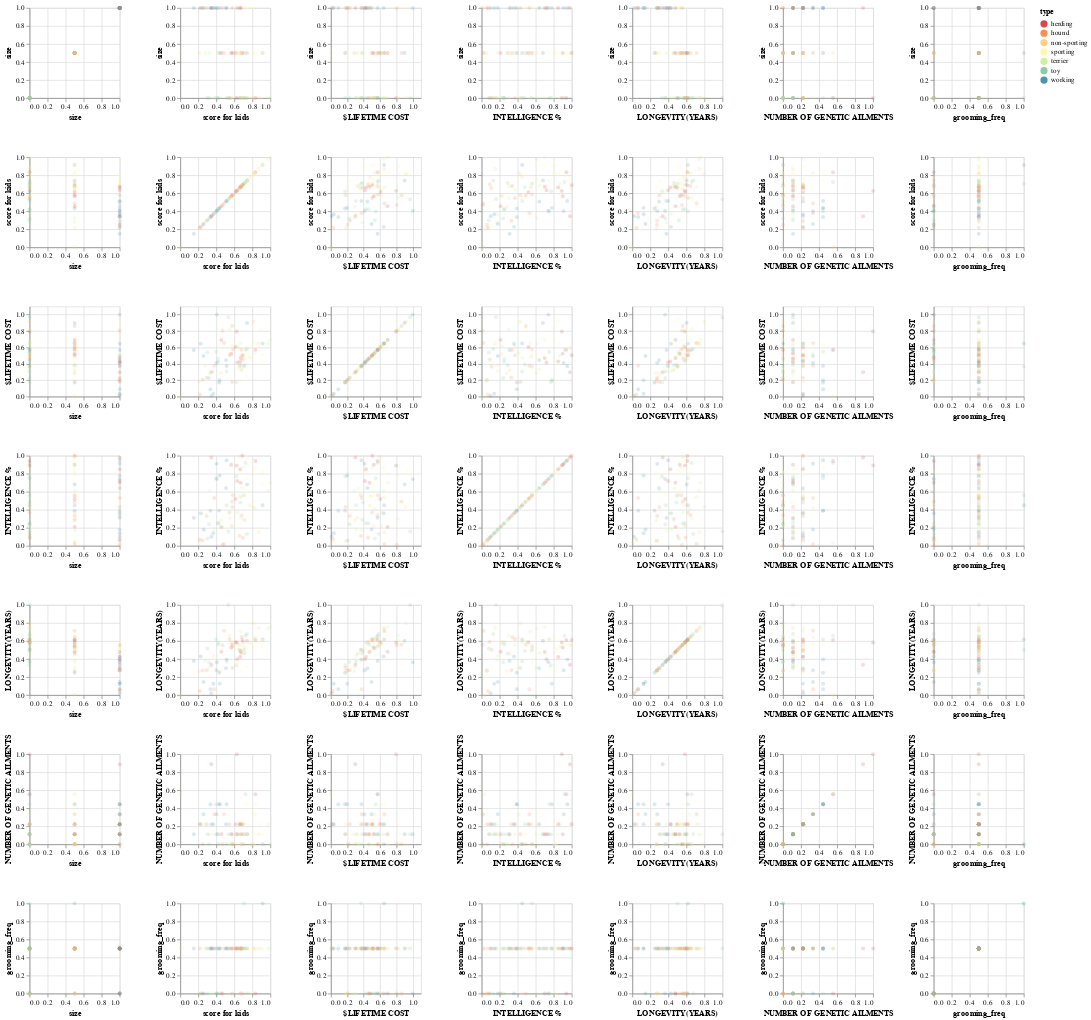

Write notebook code for a chart like this one.
### Markdown cell above
Next, for diving into dog breeds within one type, SPLOM (scatter plot matrix) is utilized to analyze the possible correlation between size, intelligence, costs, ailments, popularity, and grooming frequency.

### Code cell
# Build a SPLOM(Scatter Plot Matrix)

options =['ALL']+df["type"].unique().tolist()
dropdown = alt.binding_select (options=options, name="Select a type:")
# dropdown = alt.binding_select (options=data["type"].unique(), name="Select a type:")
selection = alt.selection(type='single', fields=['type'], bind=dropdown, empty='none')
# selection = alt.selection(type='multi', fields=['type'], bind='legend')

alt.Chart(df).mark_circle().encode(
    alt.X(alt.repeat("column"), type="quantitative"),
    alt.Y(alt.repeat("row"), type="quantitative"),
    color=alt.condition(
        selection,
        alt.value('red'),
        alt.Color("type:N", scale=alt.Scale(scheme='spectral'))
    ),  # This line encodes the color of the scatter plot points based on the Happiness Score variable
    # The double quotes are used to specify the name of the field (or column) in the dataset
    tooltip=["Breed", "type"],
    opacity=alt.condition(selection, alt.value(1),alt.value(.2))
).properties(
    width=125,
    height=125
).repeat(
    row=["size", "score for kids","$LIFETIME COST", "INTELLIGENCE %", 'LONGEVITY(YEARS)',"NUMBER OF GENETIC AILMENTS", 'grooming_freq'],
    column=["size", "score for kids","$LIFETIME COST", "INTELLIGENCE %",'LONGEVITY(YEARS)', "NUMBER OF GENETIC AILMENTS", 'grooming_freq']
).add_selection(selection)

### Figure 1 — Vega-Lite specification as saved in the notebook (floating-point values rounded to 4 significant figures)
{"config": {"view": {"continuousWidth": 400, "continuousHeight": 300}}, "repeat": {"column": ["size", "score for kids", "$LIFETIME COST", "INTELLIGENCE %", "LONGEVITY(YEARS)", "NUMBER OF GENETIC AILMENTS", "grooming_freq"], "row": ["size", "score for kids", "$LIFETIME COST", "INTELLIGENCE %", "LONGEVITY(YEARS)", "NUMBER OF GENETIC AILMENTS", "grooming_freq"]}, "spec": {"data": {"name": "data-eec03f26591e6c79cb8feccdddf62c35"}, "mark": "circle", "encoding": {"color": {"condition": {"value": "red", "selection": "selector002"}, "field": "type", "scale": {"scheme": "spectral"}, "type": "nominal"}, "opacity": {"condition": {"value": 1, "selection": "selector002"}, "value": 0.2}, "tooltip": [{"field": "Breed", "type": "nominal"}, {"field": "type", "type": "nominal"}], "x": {"field": {"repeat": "column"}, "type": "quantitative"}, "y": {"field": {"repeat": "row"}, "type": "quantitative"}}, "height": 125, "selection": {"selector002": {"type": "single", "fields": ["type"], "bind": {"input": "select", "options": ["ALL", "terrier", "working", "sporting", "non-sporting", "herding", "toy", "hound"], "name": "Select a type:"}, "empty": "none"}}, "width": 125}, "$schema": "https://vega.github.io/schema/vega-lite/v4.17.0.json", "datasets": {"data-eec03f26591e6c79cb8feccdddf62c35": [{"Breed": "Border Terrier", "type": "terrier", "popularity ranking": 0.6977, "size": 0.0, "score for kids": 1.0, "$LIFETIME COST": 0.6935, "INTELLIGENCE %": 0.7, "LONGEVITY(YEARS)": 0.7551, "NUMBER OF GENETIC AILMENTS": 0.0, "grooming_freq": 0.5}, {"Breed": "Cairn Terrier", "type": "terrier", "popularity ranking": 0.5465, "size": 0.0, "score for kids": 0.9744, "$LIFETIME COST": 0.6446, "INTELLIGENCE %": 0.61, "LONGEVITY(YEARS)": 0.7395, "NUMBER OF GENETIC AILMENTS": 0.2222, "grooming_freq": 0.5}, {"Breed": "Siberian Husky", "type": "working", "popularity ranking": 0.1744, "size": 0.5, "score for kids": 0.9137, "$LIFETIME COST": 0.6489, "INTELLIGENCE %": 0.45, "LONGEVITY(YEARS)": 0.6161, "NUMBER OF GENETIC AILMENTS": 0.0, "grooming_freq": 1.0}, {"Breed": "Welsh Springer Spaniel", "type": "sporting", "popularity ranking": 0.9302, "size": 0.5, "score for kids": 0.9105, "$LIFETIME COST": 0.5107, "INTELLIGENCE %": 0.69, "LONGEVITY(YEARS)": 0.6072, "NUMBER OF GENETIC AILMENTS": 0.1111, "grooming_freq": 0.5}, {"Breed": "English Cocker Spaniel", "type": "sporting", "popularity ranking": 0.5814, "size": 0.5, "score for kids": 0.9073, "$LIFETIME COST": 0.4175, "INTELLIGENCE %": 0.82, "LONGEVITY(YEARS)": 0.526, "NUMBER OF GENETIC AILMENTS": 0.0, "grooming_freq": 0.5}, {"Breed": "Cocker Spaniel", "type": "sporting", "popularity ranking": 0.3023, "size": 0.0, "score for kids": 0.8978, "$LIFETIME COST": 0.8216, "INTELLIGENCE %": 0.79, "LONGEVITY(YEARS)": 0.6082, "NUMBER OF GENETIC AILMENTS": 0.2222, "grooming_freq": 0.5}, {"Breed": "Lhasa Apso", "type": "non-sporting", "popularity ranking": 0.5698, "size": 0.0, "score for kids": 0.869, "$LIFETIME COST": 0.6475, "INTELLIGENCE %": 0.15, "LONGEVITY(YEARS)": 0.7473, "NUMBER OF GENETIC AILMENTS": 0.1111, "grooming_freq": 0.5}, {"Breed": "English Springer Spaniel", "type": "sporting", "popularity ranking": 0.3256, "size": 0.5, "score for kids": 0.8339, "$LIFETIME COST": 0.6411, "INTELLIGENCE %": 0.86, "LONGEVITY(YEARS)": 0.6121, "NUMBER OF GENETIC AILMENTS": 0.4444, "grooming_freq": 0.5}, {"Breed": "Shetland Sheepdog", "type": "herding", "popularity ranking": 0.2209, "size": 0.0, "score for kids": 0.8339, "$LIFETIME COST": 0.5699, "INTELLIGENCE %": 0.94, "LONGEVITY(YEARS)": 0.6112, "NUMBER OF GENETIC AILMENTS": 0.5556, "grooming_freq": 0.0}, {"Breed": "West Highland White Terrier", "type": "terrier", "popularity ranking": 0.3605, "size": 0.0, "score for kids": 0.8275, "$LIFETIME COST": 0.5309, "INTELLIGENCE %": 0.41, "LONGEVITY(YEARS)": 0.6376, "NUMBER OF GENETIC AILMENTS": 0.3333, "grooming_freq": 0.5}, {"Breed": "Brittany", "type": "sporting", "popularity ranking": 0.3372, "size": 0.5, "score for kids": 0.8179, "$LIFETIME COST": 0.6898, "INTELLIGENCE %": 0.8, "LONGEVITY(YEARS)": 0.6494, "NUMBER OF GENETIC AILMENTS": 0.0, "grooming_freq": 0.5}, {"Breed": "German Shorthaired Pointer", "type": "sporting", "popularity ranking": 0.1628, "size": 1.0, "score for kids": 0.8147, "$LIFETIME COST": 0.9361, "INTELLIGENCE %": 0.84, "LONGEVITY(YEARS)": 0.5064, "NUMBER OF GENETIC AILMENTS": 0.1111, "grooming_freq": 0.5}, {"Breed": "Pointer", "type": "sporting", "popularity ranking": 0.8488, "size": 1.0, "score for kids": 0.8115, "$LIFETIME COST": 0.8303, "INTELLIGENCE %": 0.49, "LONGEVITY(YEARS)": 0.6004, "NUMBER OF GENETIC AILMENTS": 0.1111, "grooming_freq": 0.5}, {"Breed": "Tibetan Spaniel", "type": "non-sporting", "popularity ranking": 0.8372, "size": 0.0, "score for kids": 0.8115, "$LIFETIME COST": 0.9139, "INTELLIGENCE %": 0.43, "LONGEVITY(YEARS)": 0.7963, "NUMBER OF GENETIC AILMENTS": 0.0, "grooming_freq": 0.5}, {"Breed": "Labrador Retriever", "type": "sporting", "popularity ranking": 0.0, "size": 0.5, "score for kids": 0.7955, "$LIFETIME COST": 0.5921, "INTELLIGENCE %": 0.93, "LONGEVITY(YEARS)": 0.5632, "NUMBER OF GENETIC AILMENTS": 0.3333, "grooming_freq": 0.5}, {"Breed": "Bichon Frise", "type": "non-sporting", "popularity ranking": 0.3837, "size": 0.0, "score for kids": 0.7732, "$LIFETIME COST": 0.4737, "INTELLIGENCE %": 0.45, "LONGEVITY(YEARS)": 0.5798, "NUMBER OF GENETIC AILMENTS": 0.0, "grooming_freq": 0.0}, {"Breed": "Irish Setter", "type": "sporting", "popularity ranking": 0.6395, "size": 1.0, "score for kids": 0.7508, "$LIFETIME COST": 0.5182, "INTELLIGENCE %": 0.61, "LONGEVITY(YEARS)": 0.523, "NUMBER OF GENETIC AILMENTS": 0.2222, "grooming_freq": 0.5}, {"Breed": "Samoyed", "type": "working", "popularity ranking": 0.6279, "size": 0.5, "score for kids": 0.7412, "$LIFETIME COST": 0.899, "INTELLIGENCE %": 0.68, "LONGEVITY(YEARS)": 0.6024, "NUMBER OF GENETIC AILMENTS": 0.1111, "grooming_freq": 0.5}, {"Breed": "Shih Tzu", "type": "toy", "popularity ranking": 0.1163, "size": 0.0, "score for kids": 0.7412, "$LIFETIME COST": 0.581, "INTELLIGENCE %": 0.13, "LONGEVITY(YEARS)": 0.6768, "NUMBER OF GENETIC AILMENTS": 0.1111, "grooming_freq": 0.0}, {"Breed": "Golden Retriever", "type": "sporting", "popularity ranking": 0.03488, "size": 0.5, "score for kids": 0.738, "$LIFETIME COST": 0.6033, "INTELLIGENCE %": 0.97, "LONGEVITY(YEARS)": 0.5632, "NUMBER OF GENETIC AILMENTS": 0.4444, "grooming_freq": 0.5}, {"Breed": "Chesapeake Bay Retriever", "type": "sporting", "popularity ranking": 0.4535, "size": 1.0, "score for kids": 0.7348, "$LIFETIME COST": 0.2437, "INTELLIGENCE %": 0.75, "LONGEVITY(YEARS)": 0.3124, "NUMBER OF GENETIC AILMENTS": 0.1111, "grooming_freq": 0.5}, {"Breed": "Papillon", "type": "toy", "popularity ranking": 0.3721, "size": 0.0, "score for kids": 0.7252, "$LIFETIME COST": 0.5695, "INTELLIGENCE %": 0.92, "LONGEVITY(YEARS)": 0.6572, "NUMBER OF GENETIC AILMENTS": 0.5556, "grooming_freq": 0.5}, {"Breed": "Gordon Setter", "type": "sporting", "popularity ranking": 0.7907, "size": 1.0, "score for kids": 0.7157, "$LIFETIME COST": 0.4638, "INTELLIGENCE %": 0.64, "LONGEVITY(YEARS)": 0.4711, "NUMBER OF GENETIC AILMENTS": 0.1111, "grooming_freq": 0.5}, {"Breed": "English Setter", "type": "sporting", "popularity ranking": 0.7442, "size": 1.0, "score for kids": 0.7125, "$LIFETIME COST": 0.5174, "INTELLIGENCE %": 0.56, "LONGEVITY(YEARS)": 0.5171, "NUMBER OF GENETIC AILMENTS": 0.2222, "grooming_freq": 0.5}, {"Breed": "Pug", "type": "toy", "popularity ranking": 0.2907, "size": 0.5, "score for kids": 0.7125, "$LIFETIME COST": 0.3822, "INTELLIGENCE %": 0.29, "LONGEVITY(YEARS)": 0.4613, "NUMBER OF GENETIC AILMENTS": 0.1111, "grooming_freq": 0.5}, {"Breed": "Affenpinscher", "type": "toy", "popularity ranking": 0.9651, "size": 0.0, "score for kids": 0.7061, "$LIFETIME COST": 0.3675, "INTELLIGENCE %": 0.56, "LONGEVITY(YEARS)": 0.5024, "NUMBER OF GENETIC AILMENTS": 0.0, "grooming_freq": 1.0}, {"Breed": "Miniature Schnauzer", "type": "terrier", "popularity ranking": 0.1279, "size": 0.0, "score for kids": 0.7061, "$LIFETIME COST": 0.5003, "INTELLIGENCE %": 0.87, "LONGEVITY(YEARS)": 0.5406, "NUMBER OF GENETIC AILMENTS": 0.2222, "grooming_freq": 0.5}, {"Breed": "Beagle", "type": "hound", "popularity ranking": 0.02326, "size": 0.0, "score for kids": 0.6965, "$LIFETIME COST": 0.4535, "INTELLIGENCE %": 0.09, "LONGEVITY(YEARS)": 0.5886, "NUMBER OF GENETIC AILMENTS": 0.1111, "grooming_freq": 0.0}, {"Breed": "Border Collie", "type": "herding", "popularity ranking": 0.4419, "size": 0.5, "score for kids": 0.6901, "$LIFETIME COST": 0.5046, "INTELLIGENCE %": 1.0, "LONGEVITY(YEARS)": 0.6102, "NUMBER OF GENETIC AILMENTS": 0.2222, "grooming_freq": 0.5}, {"Breed": "Australian Terrier", "type": "terrier", "popularity ranking": 0.8837, "size": 0.0, "score for kids": 0.6805, "$LIFETIME COST": 0.3341, "INTELLIGENCE %": 0.64, "LONGEVITY(YEARS)": 0.4662, "NUMBER OF GENETIC AILMENTS": 0.0, "grooming_freq": 0.5}, {"Breed": "Whippet", "type": "hound", "popularity ranking": 0.5233, "size": 0.5, "score for kids": 0.6805, "$LIFETIME COST": 0.5677, "INTELLIGENCE %": 0.34, "LONGEVITY(YEARS)": 0.6445, "NUMBER OF GENETIC AILMENTS": 0.0, "grooming_freq": 0.5}, {"Breed": "Boston Terrier", "type": "non-sporting", "popularity ranking": 0.2442, "size": 0.5, "score for kids": 0.6773, "$LIFETIME COST": 0.3227, "INTELLIGENCE %": 0.31, "LONGEVITY(YEARS)": 0.4535, "NUMBER OF GENETIC AILMENTS": 0.1111, "grooming_freq": 0.5}, {"Breed": "Briard", "type": "herding", "popularity ranking": 0.907, "size": 1.0, "score for kids": 0.6709, "$LIFETIME COST": 0.469, "INTELLIGENCE %": 0.7, "LONGEVITY(YEARS)": 0.478, "NUMBER OF GENETIC AILMENTS": 0.1111, "grooming_freq": 0.0}, {"Breed": "Bedlington Terrier", "type": "terrier", "popularity ranking": 0.9535, "size": 0.0, "score for kids": 0.6677, "$LIFETIME COST": 0.6533, "INTELLIGENCE %": 0.54, "LONGEVITY(YEARS)": 0.7071, "NUMBER OF GENETIC AILMENTS": 0.2222, "grooming_freq": 0.5}, {"Breed": "Cavalier King Charles Spaniel", "type": "toy", "popularity ranking": 0.2326, "size": 0.0, "score for kids": 0.6677, "$LIFETIME COST": 0.3907, "INTELLIGENCE %": 0.48, "LONGEVITY(YEARS)": 0.4897, "NUMBER OF GENETIC AILMENTS": 0.2222, "grooming_freq": 0.5}, {"Breed": "Dalmatian", "type": "non-sporting", "popularity ranking": 0.6512, "size": 0.5, "score for kids": 0.6677, "$LIFETIME COST": 0.4851, "INTELLIGENCE %": 0.55, "LONGEVITY(YEARS)": 0.4878, "NUMBER OF GENETIC AILMENTS": 0.2222, "grooming_freq": 0.5}, {"Breed": "Flat-Coated Retriever", "type": "sporting", "popularity ranking": 0.7674, "size": 0.5, "score for kids": 0.6677, "$LIFETIME COST": 0.1909, "INTELLIGENCE %": 0.82, "LONGEVITY(YEARS)": 0.2674, "NUMBER OF GENETIC AILMENTS": 0.0, "grooming_freq": 0.0}, {"Breed": "Belgian Tervuren", "type": "herding", "popularity ranking": 0.8256, "size": 1.0, "score for kids": 0.6645, "$LIFETIME COST": 0.428, "INTELLIGENCE %": 0.85, "LONGEVITY(YEARS)": 0.4221, "NUMBER OF GENETIC AILMENTS": 0.2222, "grooming_freq": 0.5}, {"Breed": "Basset Hound", "type": "hound", "popularity ranking": 0.407, "size": 0.0, "score for kids": 0.6581, "$LIFETIME COST": 0.3672, "INTELLIGENCE %": 0.11, "LONGEVITY(YEARS)": 0.5034, "NUMBER OF GENETIC AILMENTS": 0.2222, "grooming_freq": 0.5}, {"Breed": "Poodle", "type": "non-sporting", "popularity ranking": 0.0814, "size": 0.5, "score for kids": 0.6581, "$LIFETIME COST": 0.5874, "INTELLIGENCE %": 0.99, "LONGEVITY(YEARS)": 0.5544, "NUMBER OF GENETIC AILMENTS": 0.2222, "grooming_freq": 0.5}, {"Breed": "Staffordshire Bull Terrier", "type": "terrier", "popularity ranking": 0.6628, "size": 0.5, "score for kids": 0.639, "$LIFETIME COST": 0.6187, "INTELLIGENCE %": 0.37, "LONGEVITY(YEARS)": 0.5642, "NUMBER OF GENETIC AILMENTS": 0.1111, "grooming_freq": 0.5}, {"Breed": "Bouvier des Flandres", "type": "herding", "popularity ranking": 0.7093, "size": 1.0, "score for kids": 0.6326, "$LIFETIME COST": 0.4149, "INTELLIGENCE %": 0.72, "LONGEVITY(YEARS)": 0.3967, "NUMBER OF GENETIC AILMENTS": 0.1111, "grooming_freq": 0.5}, {"Breed": "Pembroke Welsh Corgi", "type": "herding", "popularity ranking": 0.2791, "size": 0.0, "score for kids": 0.6262, "$LIFETIME COST": 0.795, "INTELLIGENCE %": 0.89, "LONGEVITY(YEARS)": 0.5837, "NUMBER OF GENETIC AILMENTS": 1.0, "grooming_freq": 0.5}, {"Breed": "Clumber Spaniel", "type": "sporting", "popularity ranking": 0.9419, "size": 0.5, "score for kids": 0.623, "$LIFETIME COST": 0.3487, "INTELLIGENCE %": 0.56, "LONGEVITY(YEARS)": 0.3634, "NUMBER OF GENETIC AILMENTS": 0.0, "grooming_freq": 0.5}, {"Breed": "Pomeranian", "type": "toy", "popularity ranking": 0.186, "size": 0.0, "score for kids": 0.623, "$LIFETIME COST": 0.1751, "INTELLIGENCE %": 0.77, "LONGEVITY(YEARS)": 0.331, "NUMBER OF GENETIC AILMENTS": 0.1111, "grooming_freq": 0.5}, {"Breed": "Australian Shepherd", "type": "herding", "popularity ranking": 0.2674, "size": 0.5, "score for kids": 0.6134, "$LIFETIME COST": 0.6041, "INTELLIGENCE %": 0.52, "LONGEVITY(YEARS)": 0.5867, "NUMBER OF GENETIC AILMENTS": 0.2222, "grooming_freq": 0.5}, {"Breed": "Pharaoh Hound", "type": "hound", "popularity ranking": 0.9884, "size": 0.5, "score for kids": 0.5847, "$LIFETIME COST": 0.573, "INTELLIGENCE %": 0.56, "LONGEVITY(YEARS)": 0.5426, "NUMBER OF GENETIC AILMENTS": 0.0, "grooming_freq": 0.5}, {"Breed": "Dandie Dinmont Terrier", "type": "terrier", "popularity ranking": 1.0, "size": 0.0, "score for kids": 0.5783, "$LIFETIME COST": 0.6174, "INTELLIGENCE %": 0.22, "LONGEVITY(YEARS)": 0.5759, "NUMBER OF GENETIC AILMENTS": 0.0, "grooming_freq": 0.0}, {"Breed": "Greyhound", "type": "hound", "popularity ranking": 0.9767, "size": 1.0, "score for kids": 0.5783, "$LIFETIME COST": 0.1772, "INTELLIGENCE %": 0.43, "LONGEVITY(YEARS)": 0.3007, "NUMBER OF GENETIC AILMENTS": 0.1111, "grooming_freq": 0.5}, {"Breed": "Saluki", "type": "hound", "popularity ranking": 0.8605, "size": 0.5, "score for kids": 0.5751, "$LIFETIME COST": 0.8622, "INTELLIGENCE %": 0.49, "LONGEVITY(YEARS)": 0.5593, "NUMBER OF GENETIC AILMENTS": 0.0, "grooming_freq": 0.0}, {"Breed": "Australian Cattle Dog", "type": "herding", "popularity ranking": 0.5581, "size": 0.5, "score for kids": 0.5655, "$LIFETIME COST": 0.5237, "INTELLIGENCE %": 0.9, "LONGEVITY(YEARS)": 0.5269, "NUMBER OF GENETIC AILMENTS": 0.1111, "grooming_freq": 0.5}, {"Breed": "Tibetan Terrier", "type": "non-sporting", "popularity ranking": 0.7326, "size": 0.0, "score for kids": 0.5655, "$LIFETIME COST": 0.5192, "INTELLIGENCE %": 0.22, "LONGEVITY(YEARS)": 0.5896, "NUMBER OF GENETIC AILMENTS": 0.0, "grooming_freq": 0.5}, {"Breed": "Norfolk Terrier", "type": "terrier", "popularity ranking": 0.8721, "size": 0.0, "score for kids": 0.5495, "$LIFETIME COST": 0.8199, "INTELLIGENCE %": 0.3, "LONGEVITY(YEARS)": 0.6641, "NUMBER OF GENETIC AILMENTS": 0.0, "grooming_freq": 0.5}, {"Breed": "Dachshund", "type": "hound", "popularity ranking": 0.09302, "size": 0.0, "score for kids": 0.5463, "$LIFETIME COST": 0.5023, "INTELLIGENCE %": 0.37, "LONGEVITY(YEARS)": 0.621, "NUMBER OF GENETIC AILMENTS": 0.2222, "grooming_freq": 0.5}, {"Breed": "Chihuahua", "type": "toy", "popularity ranking": 0.1512, "size": 0.0, "score for kids": 0.5335, "$LIFETIME COST": 0.967, "INTELLIGENCE %": 0.16, "LONGEVITY(YEARS)": 1.0, "NUMBER OF GENETIC AILMENTS": 0.1111, "grooming_freq": 0.5}, {"Breed": "Doberman Pinscher", "type": "working", "popularity ranking": 0.1395, "size": 1.0, "score for kids": 0.5144, "$LIFETIME COST": 0.3724, "INTELLIGENCE %": 0.95, "LONGEVITY(YEARS)": 0.3957, "NUMBER OF GENETIC AILMENTS": 0.4444, "grooming_freq": 0.5}, {"Breed": "English Toy Spaniel", "type": "toy", "popularity ranking": 0.9186, "size": 0.0, "score for kids": 0.5144, "$LIFETIME COST": 0.306, "INTELLIGENCE %": 0.45, "LONGEVITY(YEARS)": 0.3732, "NUMBER OF GENETIC AILMENTS": 0.0, "grooming_freq": 0.5}, {"Breed": "Newfoundland", "type": "working", "popularity ranking": 0.4186, "size": 1.0, "score for kids": 0.508, "$LIFETIME COST": 0.4446, "INTELLIGENCE %": 0.64, "LONGEVITY(YEARS)": 0.2968, "NUMBER OF GENETIC AILMENTS": 0.2222, "grooming_freq": 0.5}, {"Breed": "Basenji", "type": "hound", "popularity ranking": 0.7791, "size": 0.5, "score for kids": 0.4856, "$LIFETIME COST": 0.6525, "INTELLIGENCE %": 0.02, "LONGEVITY(YEARS)": 0.714, "NUMBER OF GENETIC AILMENTS": 0.3333, "grooming_freq": 0.5}, {"Breed": "Afghan Hound", "type": "hound", "popularity ranking": 0.7558, "size": 1.0, "score for kids": 0.4696, "$LIFETIME COST": 0.8025, "INTELLIGENCE %": 0.01, "LONGEVITY(YEARS)": 0.5514, "NUMBER OF GENETIC AILMENTS": 0.0, "grooming_freq": 0.0}, {"Breed": "Old English Sheepdog", "type": "herding", "popularity ranking": 0.7209, "size": 0.5, "score for kids": 0.4569, "$LIFETIME COST": 0.6915, "INTELLIGENCE %": 0.21, "LONGEVITY(YEARS)": 0.4799, "NUMBER OF GENETIC AILMENTS": 0.1111, "grooming_freq": 0.0}, {"Breed": "French Bulldog", "type": "non-sporting", "popularity ranking": 0.1977, "size": 0.5, "score for kids": 0.4505, "$LIFETIME COST": 0.2867, "INTELLIGENCE %": 0.28, "LONGEVITY(YEARS)": 0.2654, "NUMBER OF GENETIC AILMENTS": 0.0, "grooming_freq": 0.5}, {"Breed": "Bernese Mountain Dog", "type": "working", "popularity ranking": 0.3488, "size": 1.0, "score for kids": 0.4377, "$LIFETIME COST": 0.1984, "INTELLIGENCE %": 0.78, "LONGEVITY(YEARS)": 0.1244, "NUMBER OF GENETIC AILMENTS": 0.4444, "grooming_freq": 0.5}, {"Breed": "Boxer", "type": "working", "popularity ranking": 0.06977, "size": 0.5, "score for kids": 0.4313, "$LIFETIME COST": 0.1717, "INTELLIGENCE %": 0.39, "LONGEVITY(YEARS)": 0.2468, "NUMBER OF GENETIC AILMENTS": 0.4444, "grooming_freq": 0.5}, {"Breed": "Brussels Griffon", "type": "toy", "popularity ranking": 0.6744, "size": 0.0, "score for kids": 0.4217, "$LIFETIME COST": 0.4598, "INTELLIGENCE %": 0.25, "LONGEVITY(YEARS)": 0.5593, "NUMBER OF GENETIC AILMENTS": 0.0, "grooming_freq": 0.5}, {"Breed": "Maltese", "type": "toy", "popularity ranking": 0.2558, "size": 0.0, "score for kids": 0.4217, "$LIFETIME COST": 0.4244, "INTELLIGENCE %": 0.25, "LONGEVITY(YEARS)": 0.5837, "NUMBER OF GENETIC AILMENTS": 0.1111, "grooming_freq": 0.0}, {"Breed": "Giant Schnauzer", "type": "working", "popularity ranking": 0.8023, "size": 1.0, "score for kids": 0.4058, "$LIFETIME COST": 1.0, "INTELLIGENCE %": 0.74, "LONGEVITY(YEARS)": 0.3634, "NUMBER OF GENETIC AILMENTS": 0.1111, "grooming_freq": 0.0}, {"Breed": "Rottweiler", "type": "working", "popularity ranking": 0.1047, "size": 1.0, "score for kids": 0.4026, "$LIFETIME COST": 0.4094, "INTELLIGENCE %": 0.91, "LONGEVITY(YEARS)": 0.2762, "NUMBER OF GENETIC AILMENTS": 0.3333, "grooming_freq": 0.5}, {"Breed": "Yorkshire Terrier", "type": "toy", "popularity ranking": 0.04651, "size": 0.0, "score for kids": 0.3962, "$LIFETIME COST": 0.5468, "INTELLIGENCE %": 0.75, "LONGEVITY(YEARS)": 0.618, "NUMBER OF GENETIC AILMENTS": 0.4444, "grooming_freq": 0.0}, {"Breed": "Irish Wolfhound", "type": "hound", "popularity ranking": 0.686, "size": 1.0, "score for kids": 0.377, "$LIFETIME COST": 0.3753, "INTELLIGENCE %": 0.53, "LONGEVITY(YEARS)": 0.06366, "NUMBER OF GENETIC AILMENTS": 0.3333, "grooming_freq": 0.5}, {"Breed": "Scottish Terrier", "type": "terrier", "popularity ranking": 0.5116, "size": 0.0, "score for kids": 0.3706, "$LIFETIME COST": 0.3064, "INTELLIGENCE %": 0.18, "LONGEVITY(YEARS)": 0.431, "NUMBER OF GENETIC AILMENTS": 0.1111, "grooming_freq": 0.0}, {"Breed": "Bullmastiff", "type": "working", "popularity ranking": 0.3953, "size": 1.0, "score for kids": 0.3674, "$LIFETIME COST": 0.0346, "INTELLIGENCE %": 0.14, "LONGEVITY(YEARS)": 0.1254, "NUMBER OF GENETIC AILMENTS": 0.2222, "grooming_freq": 0.5}, {"Breed": "German Shepherd", "type": "herding", "popularity ranking": 0.01163, "size": 1.0, "score for kids": 0.345, "$LIFETIME COST": 0.2981, "INTELLIGENCE %": 0.98, "LONGEVITY(YEARS)": 0.3369, "NUMBER OF GENETIC AILMENTS": 0.8889, "grooming_freq": 0.5}, {"Breed": "Mastiff", "type": "working", "popularity ranking": 0.314, "size": 1.0, "score for kids": 0.345, "$LIFETIME COST": 0.007723, "INTELLIGENCE %": 0.1, "LONGEVITY(YEARS)": 0.02057, "NUMBER OF GENETIC AILMENTS": 0.2222, "grooming_freq": 0.5}, {"Breed": "Great Dane", "type": "working", "popularity ranking": 0.2093, "size": 1.0, "score for kids": 0.3355, "$LIFETIME COST": 0.08957, "INTELLIGENCE %": 0.39, "LONGEVITY(YEARS)": 0.06562, "NUMBER OF GENETIC AILMENTS": 0.4444, "grooming_freq": 0.5}, {"Breed": "Kerry Blue Terrier", "type": "terrier", "popularity ranking": 0.8953, "size": 0.5, "score for kids": 0.3259, "$LIFETIME COST": 0.2848, "INTELLIGENCE %": 0.61, "LONGEVITY(YEARS)": 0.3046, "NUMBER OF GENETIC AILMENTS": 0.1111, "grooming_freq": 0.0}, {"Breed": "Italian Greyhound", "type": "toy", "popularity ranking": 0.6047, "size": 0.0, "score for kids": 0.3195, "$LIFETIME COST": 0.2259, "INTELLIGENCE %": 0.24, "LONGEVITY(YEARS)": 0.3653, "NUMBER OF GENETIC AILMENTS": 0.0, "grooming_freq": 0.5}, {"Breed": "Pekingese", "type": "toy", "popularity ranking": 0.593, "size": 0.0, "score for kids": 0.3003, "$LIFETIME COST": 0.5365, "INTELLIGENCE %": 0.08, "LONGEVITY(YEARS)": 0.5162, "NUMBER OF GENETIC AILMENTS": 0.1111, "grooming_freq": 0.0}, {"Breed": "Rhodesian Ridgeback", "type": "hound", "popularity ranking": 0.4302, "size": 1.0, "score for kids": 0.2939, "$LIFETIME COST": 0.231, "INTELLIGENCE %": 0.33, "LONGEVITY(YEARS)": 0.2752, "NUMBER OF GENETIC AILMENTS": 0.2222, "grooming_freq": 0.5}, {"Breed": "Bull Terrier", "type": "terrier", "popularity ranking": 0.5, "size": 0.5, "score for kids": 0.2748, "$LIFETIME COST": 0.3794, "INTELLIGENCE %": 0.17, "LONGEVITY(YEARS)": 0.3839, "NUMBER OF GENETIC AILMENTS": 0.2222, "grooming_freq": 0.5}, {"Breed": "Saint Bernard", "type": "working", "popularity ranking": 0.4884, "size": 1.0, "score for kids": 0.2588, "$LIFETIME COST": 0.4954, "INTELLIGENCE %": 0.18, "LONGEVITY(YEARS)": 0.1459, "NUMBER OF GENETIC AILMENTS": 0.3333, "grooming_freq": 0.0}, {"Breed": "Borzoi", "type": "hound", "popularity ranking": 0.814, "size": 1.0, "score for kids": 0.2492, "$LIFETIME COST": 0.2042, "INTELLIGENCE %": 0.06, "LONGEVITY(YEARS)": 0.2733, "NUMBER OF GENETIC AILMENTS": 0.0, "grooming_freq": 0.0}, {"Breed": "Alaskan Malamute", "type": "working", "popularity ranking": 0.5349, "size": 1.0, "score for kids": 0.2268, "$LIFETIME COST": 0.6441, "INTELLIGENCE %": 0.36, "LONGEVITY(YEARS)": 0.429, "NUMBER OF GENETIC AILMENTS": 0.2222, "grooming_freq": 0.0}, {"Breed": "Bloodhound", "type": "hound", "popularity ranking": 0.4767, "size": 1.0, "score for kids": 0.2173, "$LIFETIME COST": 0.02612, "INTELLIGENCE %": 0.07, "LONGEVITY(YEARS)": 0.04505, "NUMBER OF GENETIC AILMENTS": 0.2222, "grooming_freq": 0.5}, {"Breed": "Chow Chow", "type": "non-sporting", "popularity ranking": 0.6163, "size": 0.5, "score for kids": 0.2077, "$LIFETIME COST": 0.1832, "INTELLIGENCE %": 0.05, "LONGEVITY(YEARS)": 0.2664, "NUMBER OF GENETIC AILMENTS": 0.2222, "grooming_freq": 0.0}, {"Breed": "Akita", "type": "working", "popularity ranking": 0.4651, "size": 1.0, "score for kids": 0.1502, "$LIFETIME COST": 0.569, "INTELLIGENCE %": 0.31, "LONGEVITY(YEARS)": 0.379, "NUMBER OF GENETIC AILMENTS": 0.1111, "grooming_freq": 0.5}, {"Breed": "Bulldog", "type": "non-sporting", "popularity ranking": 0.05814, "size": 0.5, "score for kids": 0.0, "$LIFETIME COST": 0.0, "INTELLIGENCE %": 0.03, "LONGEVITY(YEARS)": 0.0, "NUMBER OF GENETIC AILMENTS": 0.5556, "grooming_freq": 0.5}]}}
